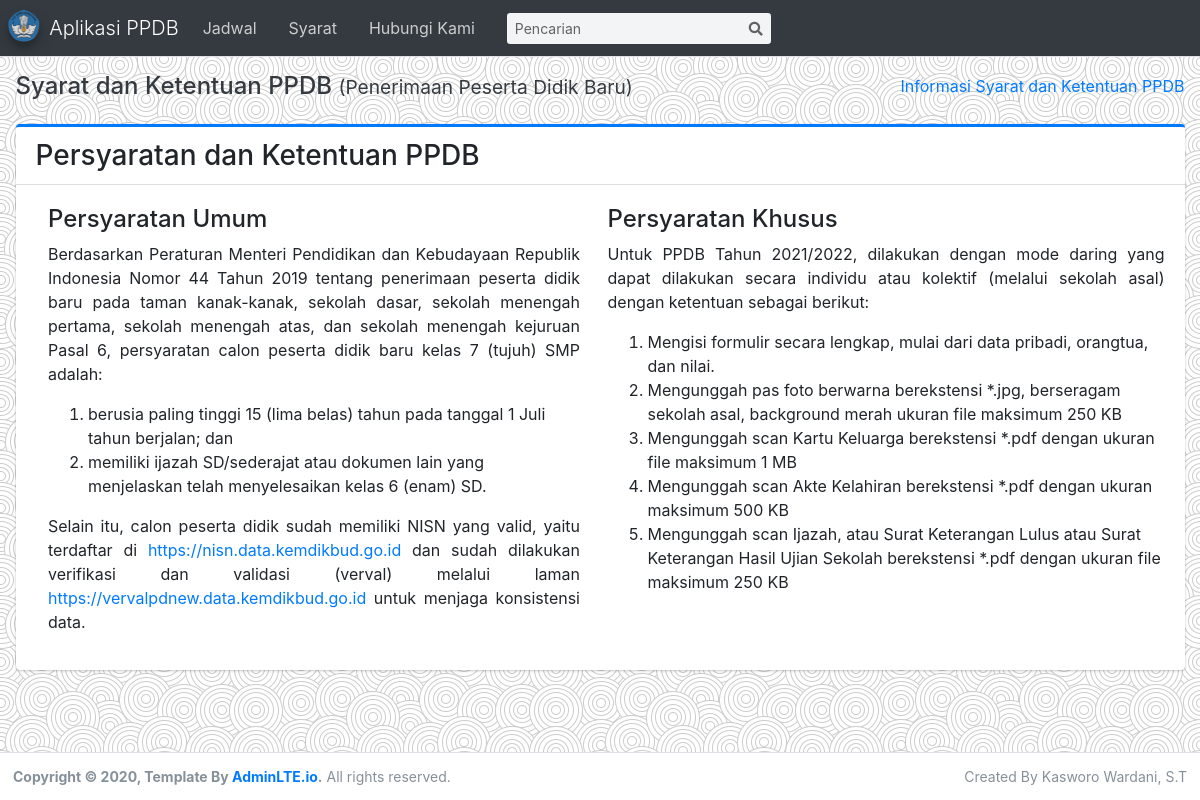
Page /bkp/index.php?p=syarat on the committed database.
### tables this page shows
CREATE TABLE `tb_thpel` (
  `kdthpel` char(5) NOT NULL,
  `nmthpel` varchar(50) DEFAULT NULL,
  `aktif` char(1) DEFAULT NULL,
  `awal` date NOT NULL,
  PRIMARY KEY (`kdthpel`)
);

CREATE TABLE `tb_syarat` (
  `kdsyarat` char(12) NOT NULL DEFAULT 'NULL',
  `kdthpel` char(5) DEFAULT NULL,
  `nmsyarat` varchar(250) DEFAULT NULL,
  `aktif` enum('0','1') DEFAULT NULL,
  `tampil` varchar(50) DEFAULT NULL,
  `aksyarat` varchar(50) DEFAULT NULL,
  PRIMARY KEY (`kdsyarat`),
  KEY `kdthpel` (`kdthpel`)
);

### bkp/syarat.php (the view, shortened to what this page needs)
<?php
	include "config/konfigurasi.php";
	$query=mysqli_query($sqlconn,"SELECT nmthpel FROM tb_thpel WHERE aktif='Y'");
	$t=mysqli_fetch_array($query);
	$thpel=substr($t['nmthpel'],0,9);
?>
<div class="card card-primary card-outline">
	<div class="card-header">
		<h3 class="m-0">Persyaratan dan Ketentuan PPDB</h3>
	</div>
	<div class="card-body">
		<div class="row align-items-start">
			<div class="col-sm-6" style="padding-left:20px;padding-right:20px">
				<h4>Persyaratan Umum</h4>
				<p align="justify">
					Berdasarkan Peraturan Menteri Pendidikan dan Kebudayaan Republik Indonesia Nomor 44 Tahun 2019 tentang penerimaan peserta didik baru pada taman kanak-kanak, sekolah dasar, sekolah menengah pertama, sekolah menengah atas, dan sekolah menengah kejuruan Pasal 6, persyaratan calon peserta didik baru kelas 7 (tujuh) SMP adalah:
					<ol>
						<li>
							berusia paling tinggi 15 (lima belas) tahun pada tanggal 1 Juli tahun berjalan; dan
						</li>
						<li>
							memiliki ijazah SD/sederajat atau dokumen lain yang menjelaskan telah menyelesaikan kelas 6 (enam) SD.
						</li>
					</ol>
				</p>
				<p align="justify">Selain itu, calon peserta didik sudah memiliki NISN yang valid, yaitu terdaftar di <a href="https://nisn.data.kemdikbud.go.id" target="_blank">https://nisn.data.kemdikbud.go.id</a> dan sudah dilakukan verifikasi dan validasi (verval) melalui laman <a href="https://vervalpdnew.data.kemdikbud.go.id" target="_blank">https://vervalpdnew.data.kemdikbud.go.id</a> untuk menjaga konsistensi data.<p>
			</div>
			<div class="col-sm-6">
				<h4>Persyaratan Khusus</h4>
				<p align="justify">
				Untuk PPDB Tahun <?php echo $thpel;?>, dilakukan dengan mode daring yang dapat dilakukan secara individu atau kolektif (melalui sekolah asal) dengan ketentuan sebagai berikut:</p>
				<ol>
					<?php
						$sql=mysqli_query($sqlconn,"SELECT*FROM tb_syarat sy INNER JOIN tb_thpel tp USING(kdthpel) WHERE tp.aktif='Y' AND sy.aktif='1'");
						while($row=mysqli_fetch_array($sql))
						{
					?>
					<li>
						<?php echo $row['nmsyarat'];?>
					</li>
					<?php }	?>
				</ol>
			</div>
		</div>
	</div>
</div>

### rows in the picture
tb_thpel: nmthpel "2021/2022"
tb_syarat: nmsyarat "Mengisi formulir secara lengkap, mulai dari data pribadi, orangtua, dan nilai."
tb_syarat: nmsyarat "Mengunggah pas foto berwarna berekstensi *.jpg, berseragam sekolah asal, background merah ukuran file maksimum 250 KB"
tb_syarat: nmsyarat "Mengunggah scan Kartu Keluarga berekstensi *.pdf dengan ukuran file maksimum 1 MB"
tb_syarat: nmsyarat "Mengunggah scan Akte Kelahiran berekstensi *.pdf dengan ukuran maksimum 500 KB"
tb_syarat: nmsyarat "Mengunggah scan Ijazah, atau Surat Keterangan Lulus atau Surat Keterangan Hasil Ujian Sekolah berekstensi *.pdf dengan ukuran file maksimum 250 KB"

### other values in the picture
$info "Informasi Syarat dan Ketentuan PPDB"
